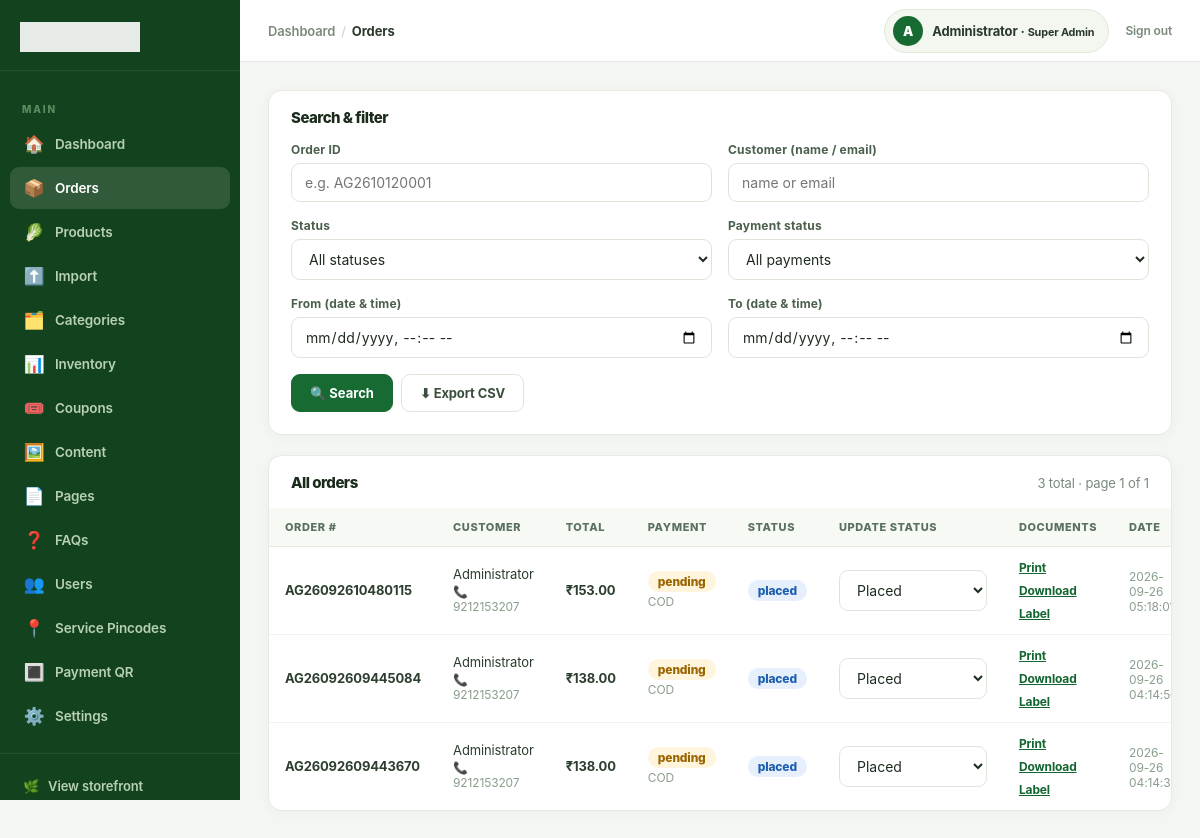
The app's page /admin/orders.php (signed in) with its own data.
### tables this page shows
CREATE TABLE `users` (
  `id` bigint(20) UNSIGNED NOT NULL,
  `name` varchar(120) NOT NULL,
  `first_name` varchar(80) DEFAULT NULL,
  `last_name` varchar(80) DEFAULT NULL,
  `email` varchar(190) DEFAULT NULL,
  `phone` varchar(20) DEFAULT NULL,
  `avatar` varchar(500) DEFAULT NULL,
  `password_hash` varchar(255) DEFAULT NULL,
  `provider` enum('local','google','facebook') NOT NULL DEFAULT 'local',
  `provider_id` varchar(190) DEFAULT NULL,
  `role_slug` varchar(80) NOT NULL DEFAULT 'customer',
  `points` int(10) UNSIGNED NOT NULL DEFAULT 0,
  `wallet_balance` decimal(10,2) NOT NULL DEFAULT 0.00,
  `remember_token_hash` varchar(255) DEFAULT NULL,
  `referral_code` varchar(32) DEFAULT NULL,
  `referred_by` bigint(20) UNSIGNED DEFAULT NULL,
  `is_active` tinyint(1) NOT NULL DEFAULT 1,
  `remarks` text DEFAULT NULL,
  `created_at` timestamp NOT NULL DEFAULT current_timestamp(),
  `updated_at` timestamp NOT NULL DEFAULT current_timestamp() ON UPDATE current_timestamp()
);

CREATE TABLE `orders` (
  `id` bigint(20) UNSIGNED NOT NULL,
  `order_no` varchar(40) NOT NULL,
  `user_id` bigint(20) UNSIGNED DEFAULT NULL,
  `address_id` bigint(20) UNSIGNED DEFAULT NULL,
  `subtotal` decimal(10,2) DEFAULT 0.00,
  `handling_charge` decimal(10,2) DEFAULT 0.00,
  `delivery_fee` decimal(10,2) DEFAULT 0.00,
  `discount` decimal(10,2) DEFAULT 0.00,
  `points_used` int(11) DEFAULT 0,
  `points_earned` int(11) DEFAULT 0,
  `coupon_code` varchar(50) DEFAULT NULL,
  `total` decimal(10,2) DEFAULT 0.00,
  `payment_method` varchar(30) DEFAULT 'cod',
  `razorpay_order_id` varchar(80) DEFAULT NULL,
  `razorpay_payment_id` varchar(80) DEFAULT NULL,
  `payment_reference` varchar(120) DEFAULT NULL,
  `payment_status` varchar(30) DEFAULT 'pending',
  `status` varchar(40) DEFAULT 'placed',
  `delivery_slot` varchar(100) DEFAULT NULL,
  `notes` text DEFAULT NULL,
  `created_at` timestamp NOT NULL DEFAULT current_timestamp(),
  `updated_at` timestamp NOT NULL DEFAULT current_timestamp() ON UPDATE current_timestamp()
);

CREATE TABLE `addresses` (
  `id` bigint(20) UNSIGNED NOT NULL,
  `user_id` bigint(20) UNSIGNED NOT NULL,
  `label` varchar(50) DEFAULT 'Home',
  `name` varchar(120) NOT NULL,
  `phone` varchar(20) NOT NULL,
  `alt_phone` varchar(20) DEFAULT NULL,
  `apartment_no` varchar(120) DEFAULT NULL,
  `apartment_name` varchar(160) DEFAULT NULL,
  `area` varchar(160) DEFAULT NULL,
  `landmark` varchar(255) DEFAULT NULL,
  `address_type` enum('Home','Office','Other') NOT NULL DEFAULT 'Home',
  `address_line` varchar(255) NOT NULL,
  `city` varchar(100) NOT NULL,
  `state` varchar(100) NOT NULL,
  `pincode` varchar(10) NOT NULL,
  `is_default` tinyint(1) DEFAULT 0
);

### config/config.php (called while the page is built, shortened)
<?php
function e(?string $v):string{return htmlspecialchars($v??'',ENT_QUOTES,'UTF-8');}
function url(string $p=''):string{return BASE_URL.ltrim($p,'/');}

### admin/orders.php (the view, shortened to what this page needs)
<?php
$pdo = db();
$statusOptions  = ['placed','confirmed','packed','out_for_delivery','delivered','cancelled','returned'];
$fOrder   = trim($_GET['q'] ?? '');
$fStatus  = trim($_GET['status'] ?? '');
$fPayment = trim($_GET['payment'] ?? '');
$fCust    = trim($_GET['cust'] ?? '');
$fFrom    = trim($_GET['from'] ?? '');
$fTo      = trim($_GET['to'] ?? '');
$where = []; $params = [];
$whereSql = $where ? (' WHERE '.implode(' AND ', $where)) : '';
$hasFilter = ($fOrder !== '' || $fStatus !== '' || $fPayment !== '' || $fCust !== '' || $fFrom !== '' || $fTo !== '');
$qsParts = array_filter(['q'=>$fOrder,'status'=>$fStatus,'payment'=>$fPayment,'cust'=>$fCust,'from'=>$fFrom,'to'=>$fTo], fn($v)=>$v!=='');
$filterQS = http_build_query($qsParts);
$perPage = 50;
$page    = max(1, (int)($_GET['page'] ?? 1));
$cnt = $pdo->prepare('SELECT COUNT(*) FROM orders o LEFT JOIN users u ON u.id=o.user_id'.$whereSql);
$cnt->execute($params);
$totalOrders = (int)$cnt->fetchColumn();
$totalPages  = max(1, (int)ceil($totalOrders / $perPage));
$page        = min($page, $totalPages);
$offset      = ($page - 1) * $perPage;
$stmt = $pdo->prepare(
    'SELECT o.*, u.name user_name, u.email, u.phone user_phone,
            a.name addr_name, a.phone addr_phone, a.alt_phone addr_alt,
            a.apartment_no, a.apartment_name, a.area, a.landmark, a.address_line, a.city, a.state, a.pincode
     FROM orders o
     LEFT JOIN users u ON u.id=o.user_id
     LEFT JOIN addresses a ON a.id=o.address_id'
    .$whereSql.
    ' ORDER BY o.id DESC LIMIT '.$perPage.' OFFSET '.$offset
);
$stmt->execute($params);
$orders = $stmt->fetchAll();
$adminSection = 'orders';
$adminCrumbs  = [['label'=>'Orders']];
include __DIR__.'/../includes/admin-header.php';
function order_badge(string $s): string {
    switch ($s) {
        case 'placed': case 'confirmed': case 'packed': return 'ap-badge-blue';
    }
}
function payment_badge(string $s): string {
    switch ($s) {
        case 'pending': return 'ap-badge-amber';
    }
}
?>
<div class="ap-card">
  <div class="ap-card-header"><h2 class="ap-card-title">Search &amp; filter</h2></div>
  <div class="ap-card-body">
    <form method="get" class="ap-form">
      <div class="ap-form-grid">
        <div class="ap-field">
          <label class="ap-label">Order ID</label>
          <input class="ap-input" name="q" value="<?= e($fOrder) ?>" placeholder="e.g. AG2610120001">
        </div>
        <div class="ap-field">
          <label class="ap-label">Customer (name / email)</label>
          <input class="ap-input" name="cust" value="<?= e($fCust) ?>" placeholder="name or email">
        </div>
        <div class="ap-field">
          <label class="ap-label">Status</label>
          <select class="ap-select" name="status">
            <option value="">All statuses</option>
          </select>
        </div>
        <div class="ap-field">
          <label class="ap-label">Payment status</label>
          <select class="ap-select" name="payment">
            <option value="">All payments</option>
          </select>
        </div>
        <div class="ap-field">
          <label class="ap-label">From (date &amp; time)</label>
          <input class="ap-input" type="datetime-local" name="from" value="<?= e($fFrom) ?>">
        </div>
        <div class="ap-field">
          <label class="ap-label">To (date &amp; time)</label>
          <input class="ap-input" type="datetime-local" name="to" value="<?= e($fTo) ?>">
        </div>
      </div>
      <div style="display:flex;gap:8px;flex-wrap:wrap;">
        <button class="ap-btn ap-btn-primary">🔍 Search</button>
        <a class="ap-btn" href="<?= url('admin/orders.php?export=csv'.($filterQS ? '&'.$filterQS : '')) ?>">⬇ Export CSV</a>
      </div>
    </form>
  </div>
</div>
<div class="ap-card">
  <div class="ap-card-header">
    <h2 class="ap-card-title"><?= $hasFilter ? 'Filtered orders' : 'All orders' ?></h2>
    <span style="font-size:13px;color:#7a8a7b;"><?= number_format($totalOrders) ?> total · page <?= $page ?> of <?= $totalPages ?></span>
  </div>
  <div class="ap-card-body no-pad">
    <div class="ap-table-wrap">
      <table class="ap-table">
        <thead>
          <tr>
            <th>Order #</th>
            <th>Customer</th>
            <th>Total</th>
            <th>Payment</th>
            <th>Status</th>
            <th>Update status</th>
            <th>Documents</th>
            <th>Date</th>
          </tr>
        </thead>
        <tbody>
          <?php foreach ($orders as $o):
            $mobile = $o['addr_phone'] ?: ($o['user_phone'] ?: '');
          ?>
          <tr>
            <td>
              <span class="ap-hover">
                <b><?= e($o['order_no']) ?></b>
              </span>
            </td>
            <td>
              <span class="ap-hover">
                <?= e($o['user_name'] ?? 'Guest') ?>
                <small>📞 <?= e($mobile ?: '—') ?></small>
              </span>
            </td>
            <td><b>₹<?= number_format((float)$o['total'], 2) ?></b></td>
            <td>
              <span class="ap-badge <?= payment_badge($o['payment_status']) ?>"><?= e($o['payment_status']) ?></span>
              <small><?= e(strtoupper($o['payment_method'])) ?></small>
            </td>
            <td>
              <span class="ap-badge <?= order_badge($o['status']) ?>"><?= e(str_replace('_', ' ', $o['status'])) ?></span>
            </td>
            <td>
              <form class="ap-inline ap-status-form" method="post">
                <select class="ap-select ap-status-select" name="status" data-current="<?= e($o['status']) ?>" style="min-width:148px;">
                  <?php foreach ($statusOptions as $opt): ?>
                    <option value="<?= $opt ?>" <?= $opt === $o['status'] ? 'selected' : '' ?>>
                      <?= ucwords(str_replace('_', ' ', $opt)) ?>
                    </option>
                  <?php endforeach; ?>
                </select>
              </form>
            </td>
            <td>
              <div class="ap-doc-links">
                <a href="<?= url('admin/invoice.php?id='.$o['id'].'&mode=print') ?>" target="_blank">Print</a>
                <a href="<?= url('admin/invoice.php?id='.$o['id'].'&mode=pdf') ?>">Download</a>
                <a href="<?= url('admin/label.php?id='.$o['id']) ?>" target="_blank">Label</a>
              </div>
            </td>
            <td><small><?= e($o['created_at']) ?></small></td>
          </tr>
          <?php endforeach; ?>
        </tbody>
      </table>
    </div>
  </div>
</div>
<?php include __DIR__.'/../includes/admin-footer.php'; ?>

### includes/admin-header.php (shortened to what this page needs)
<?php
$adminTitle   = $adminTitle   ?? 'Admin';
$adminSection = $adminSection ?? '';
$adminCrumbs  = $adminCrumbs  ?? [];
$_au = null;
if (is_logged_in()) {
    $_s = $pdo->prepare('SELECT first_name, last_name, role_slug FROM users WHERE id = ? LIMIT 1');
    $_s->execute([user_id()]);
    $_au = $_s->fetch();
}
$_auName  = trim(($_au['first_name'] ?? '') . ' ' . ($_au['last_name'] ?? '')) ?: 'Admin';
$_auRole  = ucwords(str_replace('_', ' ', $_au['role_slug'] ?? 'admin'));
$_auInit  = strtoupper(mb_substr($_auName, 0, 1));
$_navItems = [
    ['dashboard', '🏠', 'Dashboard',  url('admin/'),                 null],
    ['orders',    '📦', 'Orders',     url('admin/orders.php'),       'orders'],
    ['products',  '🥬', 'Products',   url('admin/products.php'),     'catalog'],
    ['import',    '⬆️', 'Import',     url('admin/import.php'),       'catalog'],
    ['categories','🗂️',  'Categories', url('admin/categories.php'),  'catalog'],
    ['inventory', '📊', 'Inventory',  url('admin/inventory.php'),    'catalog'],
    ['coupons',   '🎟️',  'Coupons',   url('admin/coupons.php'),      'settings'],
    ['content',   '🖼️',  'Content',   url('admin/content.php'),      'content'],
    ['pages',     '📄', 'Pages',      url('admin/pages.php'),        'content'],
    ['faqs',      '❓', 'FAQs',       url('admin/faqs.php'),         'content'],
    ['users',     '👥', 'Users',      url('admin/users.php'),        'users'],
    ['pincodes',  '📍', 'Service Pincodes', url('admin/pincodes.php'), 'settings'],
    ['qr',        '🔳', 'Payment QR', url('admin/qr.php'),           'settings'],
    ['settings',  '⚙️',  'Settings',  url('admin/settings.php'),    'settings'],
];
?>
<!doctype html>
<html lang="en">
<head>
  <link rel="stylesheet" href="<?= url('assets/css/style.css') ?>?v=<?= time() ?>">
</head>
<body class="admin-body">
<div class="admin-shell">
  <aside class="admin-sidebar" id="adminSidebar">
    <div class="admin-brand">
      <img src="<?= url('assets/logo.png') ?>" alt="<?= e(APP_NAME) ?>">
    </div>
    <nav class="admin-nav">
      <div class="admin-nav-section">Main</div>
      <?php foreach ($_navItems as [$key, $icon, $label, $href, $perm]): ?>
        <a href="<?= e($href) ?>" class="<?= $adminSection === $key ? 'active' : '' ?>">
          <span class="nav-icon"><?= $icon ?></span>
          <?= e($label) ?>
        </a>
      <?php endforeach; ?>
    </nav>
    <div class="admin-sidebar-footer">
      <a href="<?= url() ?>" target="_blank">
        <span class="nav-icon">🌿</span> View storefront
      </a>
    </div>
  </aside>
  <div class="admin-main">
    <header class="admin-topbar">
      <div class="admin-topbar-left">
        <?php if ($adminCrumbs): ?>
          <nav class="admin-breadcrumb" aria-label="Breadcrumb">
            <a href="<?= url('admin/') ?>">Dashboard</a>
            <?php foreach ($adminCrumbs as $_crumb): ?>
              <span class="sep">/</span>
              <?php if (!empty($_crumb['url'])): ?>
                <a href="<?= e($_crumb['url']) ?>"><?= e($_crumb['label']) ?></a>
              <?php else: ?>
                <span class="current"><?= e($_crumb['label']) ?></span>
              <?php endif; ?>
            <?php endforeach; ?>
          </nav>
        <?php else: ?>
          <nav class="admin-breadcrumb">
            <span class="current"><?= e($adminTitle) ?></span>
          </nav>
        <?php endif; ?>
      </div>
      <div class="admin-topbar-right">
        <div class="admin-user-pill">
          <div class="admin-avatar"><?= e($_auInit) ?></div>
          <span><?= e($_auName) ?> &middot; <small><?= e($_auRole) ?></small></span>
        </div>
        <a href="<?= url('admin/logout.php') ?>">Sign out</a>
      </div>
    </header>
    <div class="admin-content">

### admin/orders.php (style rules this page uses)
.ap-hover { position:relative;cursor:help }
.ap-hover small { display:block;color:#7a8a7b;font-size:11px;margin-top:2px }
.ap-doc-links { display:flex;gap:8px;flex-wrap:wrap }
.ap-doc-links a { font-size:12px;font-weight:700;color:#12652f;text-decoration:underline }

### records on screen
users: _auInit "A", first_name "Administrator", role_slug "Super Admin"
orders: order_no "AG26092610480115", user.name "Administrator", address.phone "9212153207", total "153.00", payment_status "pending", payment_method "COD", status "placed", status "Placed", created_at "2026-09-26…"
orders: order_no "AG26092609445084", user.name "Administrator", address.phone "9212153207", total "138.00", payment_status "pending", payment_method "COD", status "placed", status "Placed", created_at "2026-09-26…"
orders: order_no "AG26092609443670", user.name "Administrator", address.phone "9212153207", total "138.00", payment_status "pending", payment_method "COD", status "placed", status "Placed", created_at "2026-09-26…"

### other values on screen
$icon "🏠"
$label "Dashboard"
$icon "📦"
$label "Orders"
$icon "🥬"
$label "Products"
$icon "⬆️"
$label "Import"
$icon "🗂️"
$label "Categories"
$icon "📊"
$label "Inventory"
$icon "🎟️"
$label "Coupons"
$icon "🖼️"
